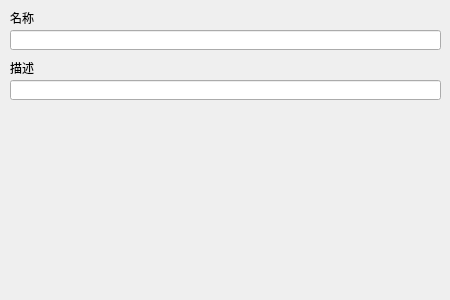
<?xml version="1.0" encoding="UTF-8"?>
<ui version="4.0">
 <class>CMDAlarmLevelGeneralDialog</class>
 <widget class="QDialog" name="CMDAlarmLevelGeneralDialog">
  <property name="geometry">
   <rect>
    <x>0</x>
    <y>0</y>
    <width>450</width>
    <height>300</height>
   </rect>
  </property>
  <property name="windowTitle">
   <string>Dialog</string>
  </property>
  <widget class="QLabel" name="label_4">
   <property name="geometry">
    <rect>
     <x>10</x>
     <y>60</y>
     <width>431</width>
     <height>16</height>
    </rect>
   </property>
   <property name="text">
    <string>描述</string>
   </property>
  </widget>
  <widget class="QLineEdit" name="nameEdit">
   <property name="geometry">
    <rect>
     <x>10</x>
     <y>30</y>
     <width>431</width>
     <height>20</height>
    </rect>
   </property>
  </widget>
  <widget class="QLineEdit" name="descriptionEdit">
   <property name="geometry">
    <rect>
     <x>10</x>
     <y>80</y>
     <width>431</width>
     <height>20</height>
    </rect>
   </property>
  </widget>
  <widget class="QLabel" name="label_2">
   <property name="geometry">
    <rect>
     <x>10</x>
     <y>10</y>
     <width>431</width>
     <height>16</height>
    </rect>
   </property>
   <property name="text">
    <string>名称</string>
   </property>
  </widget>
 </widget>
 <resources/>
 <connections/>
</ui>
